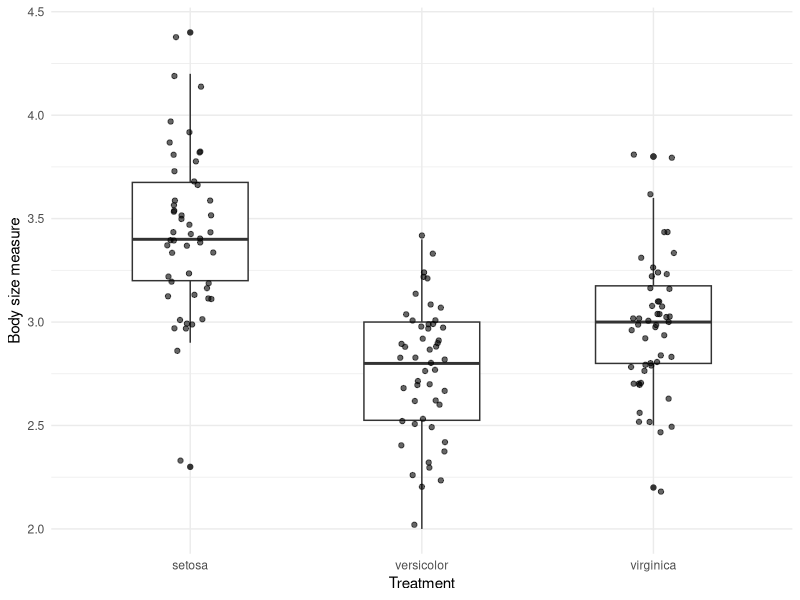

Here is the R script that generated this plot: (Note: this script raises an error after producing the figure.)
## ---- chunk 1
knitr::opts_chunk$set(echo = TRUE)
## ---- chunk 2
library(tidyverse)
library(testthat)
## ---- chunk 3

#' Quick boxplot and summary statistics 
#'
#' 'box_and_stats()' returns a boxplot and summary statistics (max, min, mean, 
#'    median, standard deviation) for a dataset which contains categorical 
#'    treatment groups and a measured numeric variable. This function was made 
#'    to assess the body size of insects (or any measured numeric variable) from 
#'    different experimental growth treatments. 
#'
#' @param data a tidy data set. The data must be 'tidy' for this function to 
#'    work, so each column must be a variable, each row must be a unique 
#'    observation, and each cell must contain a single value.
#' @param x a column which contains different categorical treatments, and can be 
#'    characters or factors. These are the treatments groups the measured 
#'    variable will be divided into for analyses. The presence of NA values is
#'    not permitted.
#' @param y a column which contains the measured numeric variable. This is 
#'    dependent variable the summary statistics will be calculated from. The 
#'    presence of NA values is permitted, however they will be removed for analyses. 
#' @return This function will return two items. The first item being a boxplot 
#'    displaying the data from the numeric measured variable grouped by the 
#'    identified treatments. The second item is a tibble containing 6 columns: 
#'    1 column containing the different treatments, and 5 columns for the 
#'    minimum, maximum, mean, median, and standard deviation for the measured 
#'    variable from each treatment. 

box_and_stats <- function(data, x, y) {
  
   x_data_check <- dplyr::summarise(data,
                                   is_character_x = is.character({{x}}) | is.factor({{x}}),
                                   class_x = class({{x}}))
  if(!x_data_check$is_character_x) {
    stop("Selected x-column is not character or factor, column is:", x_data_check$class_x)}
   
   y_data_check <- dplyr::summarise(data,
                                   is_numeric_y = is.numeric({{y}}),
                                   class_y = class({{y}}))
  if(!y_data_check$is_numeric_y) {
    stop("Selected y-column is not numeric, column is:", y_data_check$class_y)}
   
  data_to_analyze <- data %>%
    dplyr::mutate(fun_treatment = as.factor({{x}})) %>%
    dplyr::mutate(fun_bodysize = {{y}}) %>%
    dplyr::filter(fun_treatment != "NA") %>%
    dplyr::filter(fun_bodysize != "NA")
  
  quick_boxplot <- data_to_analyze %>%
    ggplot(mapping= aes(x=fun_treatment, y=fun_bodysize))+ 
    geom_boxplot(mapping =aes(x=fun_treatment,y=fun_bodysize),width=0.5)+
    geom_jitter(mapping =aes(x=fun_treatment, y=fun_bodysize), width = 0.1, alpha = 0.6)+
    theme_minimal()+
    ylab("Body size measure") +
    xlab("Treatment")
    
  quick_stats <- data_to_analyze %>%
    dplyr::group_by(fun_treatment) %>%
    dplyr::summarize(min = min(fun_bodysize),
                     max = max(fun_bodysize),
                     mean = mean(fun_bodysize),
                     median = median(fun_bodysize),
                     SD = sd(fun_bodysize))
  
  quick_results <- list(quick_boxplot, quick_stats)
                     
  return(quick_results)
  
}
## ---- chunk 4
box_and_stats(iris, Species, Sepal.Width)
## ---- chunk 5
box_and_stats(mtcars, cyl, wt)
## ---- chunk 6

mtcars_new <- mtcars %>%
  mutate_at(vars(cyl), factor)

box_and_stats(mtcars_new, cyl, wt)

## ---- chunk 7
test_that("Error message with incorrect x input type", {
  expect_error(box_and_stats(mtcars, cyl, wt))
})
test_that("Error message with incorrect y input type", {
  expect_error(box_and_stats(iris, species, "hello"))
})

test_that("Returns the correct outputs", {
  subject <- box_and_stats(iris, Species, Sepal.Width)
  expect_s3_class(subject[[1]], "ggplot")
  expect_s3_class(subject[[2]], "data.frame")
})

test_that("Returns correct output types", {
  expect_type(box_and_stats(iris, Species, Sepal.Width), "list")
})
